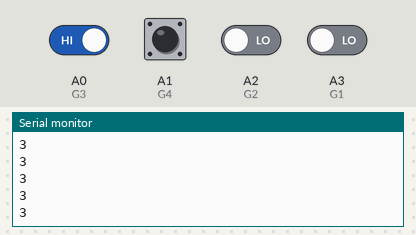
This sketch was run on a simulated Arduino Uno, built with avr-gcc and run on an emulated ATmega328P. On the bench: the last lines printed to the serial monitor. The test bench sets the inputs (shaded band); at power-on: A0 (G3), A1 (G4) HIGH, A2 (G2), A3 (G1) LOW.

Above: at 1.2 s.
1.3 s: A0 (G3) driven LOW
At 1.31 s:
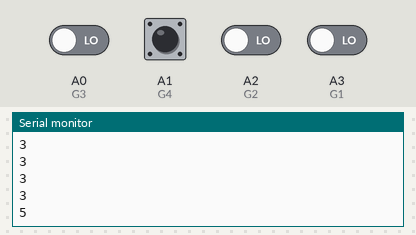
2.8 s: A3 (G1) driven HIGH
At 2.81 s:
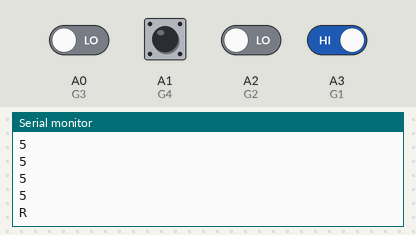
4.7 s: A2 (G2) driven HIGH
At 4.71 s:
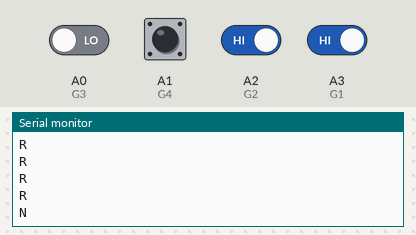

The sketch:

GearIndicator.ino
```cpp
#define G1 A3
#define G2 A2
#define G3 A0
#define G4 A1
void setup() {
  pinMode(G1, INPUT);
  pinMode(G2, INPUT);
  pinMode(G3, INPUT);
  pinMode(G4, INPUT);
  Serial.begin(9600);
}

void loop() {
  bool g1 = digitalRead(G1) == LOW;
  bool g2 = digitalRead(G2) == LOW;
  bool g3 = digitalRead(G3) == LOW;
  bool g4 = digitalRead(G4) == LOW;
  if (g1 && g4) {
    Serial.println("1");
  } else if(g2 && g4) {
    Serial.println("2");
  } else if(g1 && !g3 && !g4) {
    Serial.println("3");
  } else if(g2 && !g3 && !g4) {
    Serial.println("4");
  } else if(g1 && g3) {
    Serial.println("5");
  } else if(g2 && g3) {
    Serial.println("R");
  } else {
    Serial.println("N");
  }
  delay(100);
}
```

Measured:
- after the input at 1.3 s, the serial monitor: prints a new line at once (image 1)
- after the input at 2.8 s, the serial monitor: prints a new line at once (image 2)
- after the input at 4.7 s, the serial monitor: prints a new line at once (image 3)
